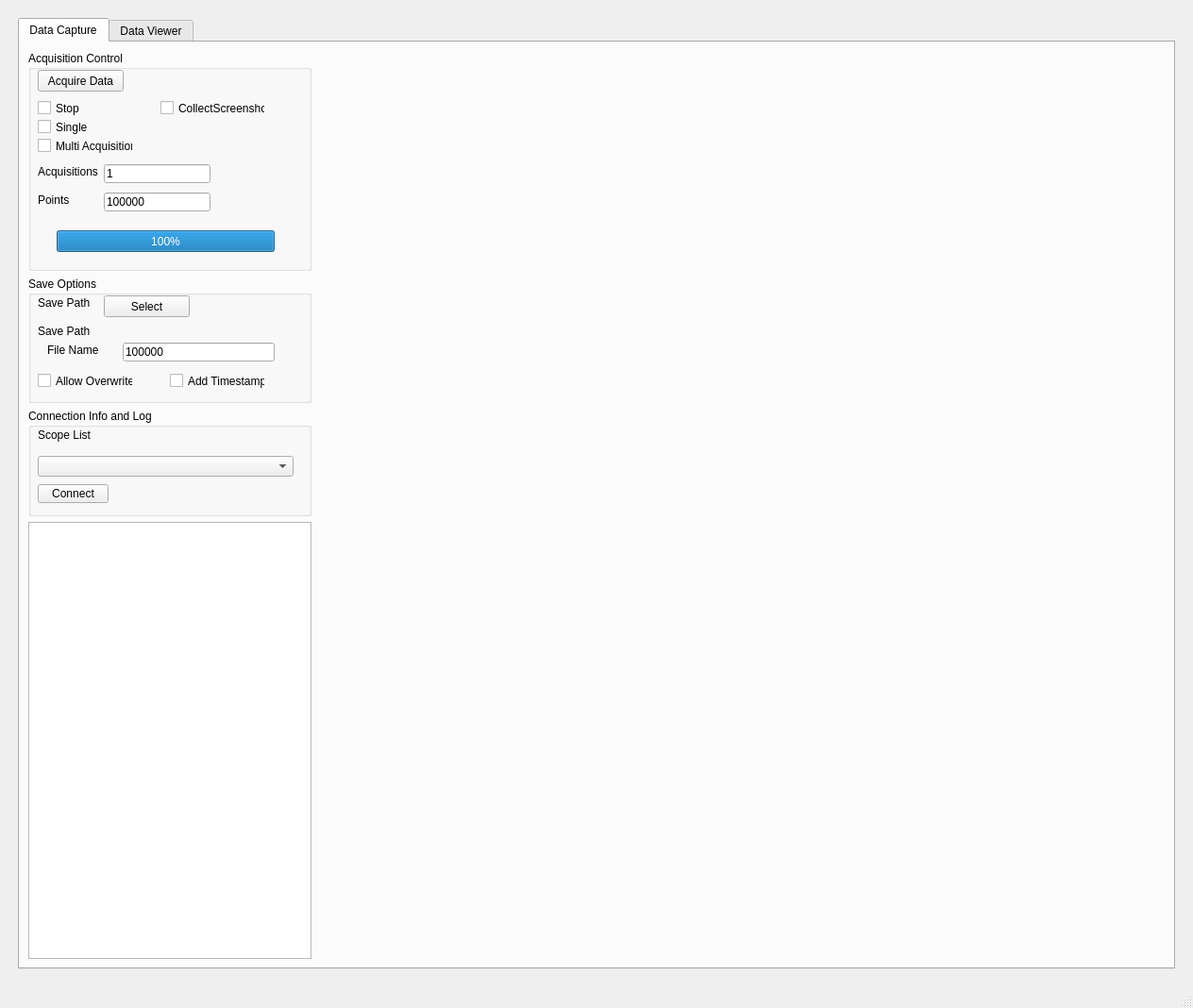
<?xml version="1.0" encoding="UTF-8"?>
<ui version="4.0">
 <class>MainWindow</class>
 <widget class="QMainWindow" name="MainWindow">
  <property name="geometry">
   <rect>
    <x>0</x>
    <y>0</y>
    <width>1264</width>
    <height>1068</height>
   </rect>
  </property>
  <property name="windowTitle">
   <string>MainWindow</string>
  </property>
  <widget class="QWidget" name="centralwidget">
   <layout class="QGridLayout" name="gridLayout">
    <item row="0" column="0">
     <layout class="QHBoxLayout" name="horizontalLayout">
      <property name="leftMargin">
       <number>10</number>
      </property>
      <property name="topMargin">
       <number>10</number>
      </property>
      <property name="rightMargin">
       <number>10</number>
      </property>
      <property name="bottomMargin">
       <number>10</number>
      </property>
      <item>
       <widget class="QTabWidget" name="tabWidget">
        <property name="currentIndex">
         <number>0</number>
        </property>
        <widget class="QWidget" name="tab">
         <attribute name="title">
          <string>Data Capture</string>
         </attribute>
         <layout class="QHBoxLayout" name="horizontalLayout_3">
          <item>
           <layout class="QHBoxLayout" name="horizontalLayout_2" stretch="0,1">
            <property name="spacing">
             <number>6</number>
            </property>
            <item>
             <layout class="QVBoxLayout" name="verticalLayout_3" stretch="0,0,1,1">
              <property name="sizeConstraint">
               <enum>QLayout::SetDefaultConstraint</enum>
              </property>
              <item>
               <widget class="QGroupBox" name="groupBox_2">
                <property name="sizePolicy">
                 <sizepolicy hsizetype="Fixed" vsizetype="Fixed">
                  <horstretch>0</horstretch>
                  <verstretch>0</verstretch>
                 </sizepolicy>
                </property>
                <property name="minimumSize">
                 <size>
                  <width>300</width>
                  <height>233</height>
                 </size>
                </property>
                <property name="title">
                 <string>Acquisition Control</string>
                </property>
                <widget class="QPushButton" name="AcqDataButton">
                 <property name="geometry">
                  <rect>
                   <x>10</x>
                   <y>20</y>
                   <width>91</width>
                   <height>23</height>
                  </rect>
                 </property>
                 <property name="text">
                  <string>Acquire Data</string>
                 </property>
                </widget>
                <widget class="QCheckBox" name="StopChBox">
                 <property name="geometry">
                  <rect>
                   <x>10</x>
                   <y>50</y>
                   <width>91</width>
                   <height>21</height>
                  </rect>
                 </property>
                 <property name="text">
                  <string>Stop</string>
                 </property>
                </widget>
                <widget class="QCheckBox" name="SingleRetriggerChBox">
                 <property name="geometry">
                  <rect>
                   <x>10</x>
                   <y>70</y>
                   <width>91</width>
                   <height>21</height>
                  </rect>
                 </property>
                 <property name="text">
                  <string>Single</string>
                 </property>
                </widget>
                <widget class="QLineEdit" name="acquisitionnumberle">
                 <property name="geometry">
                  <rect>
                   <x>80</x>
                   <y>120</y>
                   <width>113</width>
                   <height>20</height>
                  </rect>
                 </property>
                 <property name="text">
                  <string>1</string>
                 </property>
                </widget>
                <widget class="QLabel" name="label_2">
                 <property name="geometry">
                  <rect>
                   <x>10</x>
                   <y>120</y>
                   <width>71</width>
                   <height>16</height>
                  </rect>
                 </property>
                 <property name="text">
                  <string>Acquisitions</string>
                 </property>
                </widget>
                <widget class="QCheckBox" name="MultiAcquisitionChBox">
                 <property name="geometry">
                  <rect>
                   <x>10</x>
                   <y>90</y>
                   <width>101</width>
                   <height>21</height>
                  </rect>
                 </property>
                 <property name="text">
                  <string>Multi Acquisition</string>
                 </property>
                </widget>
                <widget class="QLabel" name="label_3">
                 <property name="geometry">
                  <rect>
                   <x>10</x>
                   <y>150</y>
                   <width>71</width>
                   <height>16</height>
                  </rect>
                 </property>
                 <property name="text">
                  <string>Points</string>
                 </property>
                </widget>
                <widget class="QLineEdit" name="userdatapointsle">
                 <property name="geometry">
                  <rect>
                   <x>80</x>
                   <y>150</y>
                   <width>113</width>
                   <height>20</height>
                  </rect>
                 </property>
                 <property name="text">
                  <string>100000</string>
                 </property>
                </widget>
                <widget class="QCheckBox" name="ScreenshotChBox">
                 <property name="geometry">
                  <rect>
                   <x>140</x>
                   <y>50</y>
                   <width>111</width>
                   <height>21</height>
                  </rect>
                 </property>
                 <property name="text">
                  <string>CollectScreenshot</string>
                 </property>
                </widget>
                <widget class="QProgressBar" name="datatransferprogress">
                 <property name="geometry">
                  <rect>
                   <x>30</x>
                   <y>190</y>
                   <width>231</width>
                   <height>23</height>
                  </rect>
                 </property>
                 <property name="value">
                  <number>100</number>
                 </property>
                </widget>
               </widget>
              </item>
              <item>
               <widget class="QGroupBox" name="SaveOptionsGrpBox">
                <property name="sizePolicy">
                 <sizepolicy hsizetype="Fixed" vsizetype="Fixed">
                  <horstretch>0</horstretch>
                  <verstretch>0</verstretch>
                 </sizepolicy>
                </property>
                <property name="minimumSize">
                 <size>
                  <width>300</width>
                  <height>134</height>
                 </size>
                </property>
                <property name="maximumSize">
                 <size>
                  <width>300</width>
                  <height>16777215</height>
                 </size>
                </property>
                <property name="title">
                 <string>Save Options</string>
                </property>
                <widget class="QCheckBox" name="addtimestampchbox">
                 <property name="geometry">
                  <rect>
                   <x>150</x>
                   <y>100</y>
                   <width>101</width>
                   <height>21</height>
                  </rect>
                 </property>
                 <property name="text">
                  <string>Add Timestamp</string>
                 </property>
                </widget>
                <widget class="QLabel" name="filenamelabel">
                 <property name="geometry">
                  <rect>
                   <x>20</x>
                   <y>70</y>
                   <width>71</width>
                   <height>16</height>
                  </rect>
                 </property>
                 <property name="text">
                  <string>File Name</string>
                 </property>
                </widget>
                <widget class="QLabel" name="label_4">
                 <property name="geometry">
                  <rect>
                   <x>10</x>
                   <y>20</y>
                   <width>71</width>
                   <height>16</height>
                  </rect>
                 </property>
                 <property name="text">
                  <string>Save Path</string>
                 </property>
                </widget>
                <widget class="QCheckBox" name="allowoverwritechbox">
                 <property name="geometry">
                  <rect>
                   <x>10</x>
                   <y>100</y>
                   <width>101</width>
                   <height>21</height>
                  </rect>
                 </property>
                 <property name="text">
                  <string>Allow Overwrite</string>
                 </property>
                </widget>
                <widget class="QLineEdit" name="filenamele">
                 <property name="geometry">
                  <rect>
                   <x>100</x>
                   <y>70</y>
                   <width>161</width>
                   <height>20</height>
                  </rect>
                 </property>
                 <property name="text">
                  <string>100000</string>
                 </property>
                </widget>
                <widget class="QPushButton" name="selectsavepathbut">
                 <property name="geometry">
                  <rect>
                   <x>80</x>
                   <y>20</y>
                   <width>91</width>
                   <height>23</height>
                  </rect>
                 </property>
                 <property name="text">
                  <string>Select</string>
                 </property>
                </widget>
                <widget class="QLabel" name="savepathlabel">
                 <property name="geometry">
                  <rect>
                   <x>10</x>
                   <y>50</y>
                   <width>281</width>
                   <height>16</height>
                  </rect>
                 </property>
                 <property name="text">
                  <string>Save Path</string>
                 </property>
                </widget>
               </widget>
              </item>
              <item>
               <widget class="QGroupBox" name="groupBox">
                <property name="sizePolicy">
                 <sizepolicy hsizetype="Fixed" vsizetype="Fixed">
                  <horstretch>0</horstretch>
                  <verstretch>0</verstretch>
                 </sizepolicy>
                </property>
                <property name="minimumSize">
                 <size>
                  <width>300</width>
                  <height>114</height>
                 </size>
                </property>
                <property name="maximumSize">
                 <size>
                  <width>300</width>
                  <height>16777215</height>
                 </size>
                </property>
                <property name="title">
                 <string>Connection Info and Log</string>
                </property>
                <widget class="QPushButton" name="ConnectButton">
                 <property name="geometry">
                  <rect>
                   <x>10</x>
                   <y>80</y>
                   <width>75</width>
                   <height>20</height>
                  </rect>
                 </property>
                 <property name="text">
                  <string>Connect</string>
                 </property>
                </widget>
                <widget class="QComboBox" name="scopelistcombox">
                 <property name="geometry">
                  <rect>
                   <x>10</x>
                   <y>50</y>
                   <width>271</width>
                   <height>22</height>
                  </rect>
                 </property>
                </widget>
                <widget class="QLabel" name="label">
                 <property name="geometry">
                  <rect>
                   <x>10</x>
                   <y>20</y>
                   <width>61</width>
                   <height>16</height>
                  </rect>
                 </property>
                 <property name="text">
                  <string>Scope List</string>
                 </property>
                </widget>
               </widget>
              </item>
              <item>
               <widget class="QTextBrowser" name="InfoText">
                <property name="sizePolicy">
                 <sizepolicy hsizetype="Fixed" vsizetype="MinimumExpanding">
                  <horstretch>0</horstretch>
                  <verstretch>0</verstretch>
                 </sizepolicy>
                </property>
                <property name="minimumSize">
                 <size>
                  <width>300</width>
                  <height>300</height>
                 </size>
                </property>
               </widget>
              </item>
             </layout>
            </item>
            <item>
             <widget class="PlotWidget" name="MainPW" native="true">
              <property name="minimumSize">
               <size>
                <width>100</width>
                <height>100</height>
               </size>
              </property>
             </widget>
            </item>
           </layout>
          </item>
         </layout>
        </widget>
        <widget class="QWidget" name="tab_2">
         <attribute name="title">
          <string>Data Viewer</string>
         </attribute>
         <layout class="QHBoxLayout" name="horizontalLayout_5">
          <item>
           <layout class="QHBoxLayout" name="horizontalLayout_4" stretch="0,1">
            <item>
             <layout class="QVBoxLayout" name="verticalLayout_4">
              <item>
               <widget class="QGroupBox" name="groupBox_3">
                <property name="title">
                 <string>GroupBox</string>
                </property>
               </widget>
              </item>
              <item>
               <widget class="QGroupBox" name="groupBox_4">
                <property name="sizePolicy">
                 <sizepolicy hsizetype="Fixed" vsizetype="Preferred">
                  <horstretch>0</horstretch>
                  <verstretch>0</verstretch>
                 </sizepolicy>
                </property>
                <property name="minimumSize">
                 <size>
                  <width>300</width>
                  <height>0</height>
                 </size>
                </property>
                <property name="maximumSize">
                 <size>
                  <width>300</width>
                  <height>16777215</height>
                 </size>
                </property>
                <property name="title">
                 <string>GroupBox</string>
                </property>
                <widget class="QPushButton" name="AcqDataButton_2">
                 <property name="geometry">
                  <rect>
                   <x>10</x>
                   <y>210</y>
                   <width>75</width>
                   <height>23</height>
                  </rect>
                 </property>
                 <property name="text">
                  <string>Acquire Data</string>
                 </property>
                </widget>
                <widget class="QTextBrowser" name="InfoText_2">
                 <property name="geometry">
                  <rect>
                   <x>10</x>
                   <y>260</y>
                   <width>281</width>
                   <height>341</height>
                  </rect>
                 </property>
                </widget>
                <widget class="QPushButton" name="ConnectButton_2">
                 <property name="geometry">
                  <rect>
                   <x>10</x>
                   <y>180</y>
                   <width>75</width>
                   <height>23</height>
                  </rect>
                 </property>
                 <property name="text">
                  <string>Connect</string>
                 </property>
                </widget>
               </widget>
              </item>
             </layout>
            </item>
            <item>
             <widget class="PlotWidget" name="MainPW_2" native="true">
              <property name="minimumSize">
               <size>
                <width>100</width>
                <height>100</height>
               </size>
              </property>
             </widget>
            </item>
           </layout>
          </item>
         </layout>
        </widget>
       </widget>
      </item>
     </layout>
    </item>
   </layout>
  </widget>
  <widget class="QMenuBar" name="menubar">
   <property name="geometry">
    <rect>
     <x>0</x>
     <y>0</y>
     <width>1264</width>
     <height>21</height>
    </rect>
   </property>
  </widget>
  <widget class="QStatusBar" name="statusbar"/>
 </widget>
 <customwidgets>
  <customwidget>
   <class>PlotWidget</class>
   <extends>QWidget</extends>
   <header>pyqtgraph</header>
   <container>1</container>
  </customwidget>
 </customwidgets>
 <resources/>
 <connections/>
</ui>
